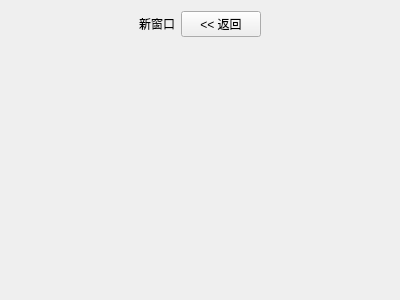
<?xml version="1.0" encoding="UTF-8"?>
<ui version="4.0">
 <class>AnotherWidget</class>
 <widget class="QWidget" name="AnotherWidget">
  <property name="geometry">
   <rect>
    <x>0</x>
    <y>0</y>
    <width>400</width>
    <height>300</height>
   </rect>
  </property>
  <property name="windowTitle">
   <string>Form</string>
  </property>
  <layout class="QHBoxLayout" name="horizontalLayout_2">
   <item>
    <layout class="QVBoxLayout" name="verticalLayout">
     <item>
      <layout class="QHBoxLayout" name="horizontalLayout">
       <item>
        <spacer name="horizontalSpacer">
         <property name="orientation">
          <enum>Qt::Horizontal</enum>
         </property>
         <property name="sizeHint" stdset="0">
          <size>
           <width>40</width>
           <height>20</height>
          </size>
         </property>
        </spacer>
       </item>
       <item>
        <widget class="QLabel" name="label">
         <property name="text">
          <string>新窗口</string>
         </property>
        </widget>
       </item>
       <item>
        <widget class="QPushButton" name="pushButton">
         <property name="text">
          <string>&lt;&lt; 返回</string>
         </property>
        </widget>
       </item>
       <item>
        <spacer name="horizontalSpacer_2">
         <property name="orientation">
          <enum>Qt::Horizontal</enum>
         </property>
         <property name="sizeHint" stdset="0">
          <size>
           <width>40</width>
           <height>20</height>
          </size>
         </property>
        </spacer>
       </item>
      </layout>
     </item>
     <item>
      <spacer name="verticalSpacer">
       <property name="orientation">
        <enum>Qt::Vertical</enum>
       </property>
       <property name="sizeHint" stdset="0">
        <size>
         <width>20</width>
         <height>40</height>
        </size>
       </property>
      </spacer>
     </item>
    </layout>
   </item>
  </layout>
 </widget>
 <resources/>
 <connections/>
</ui>
